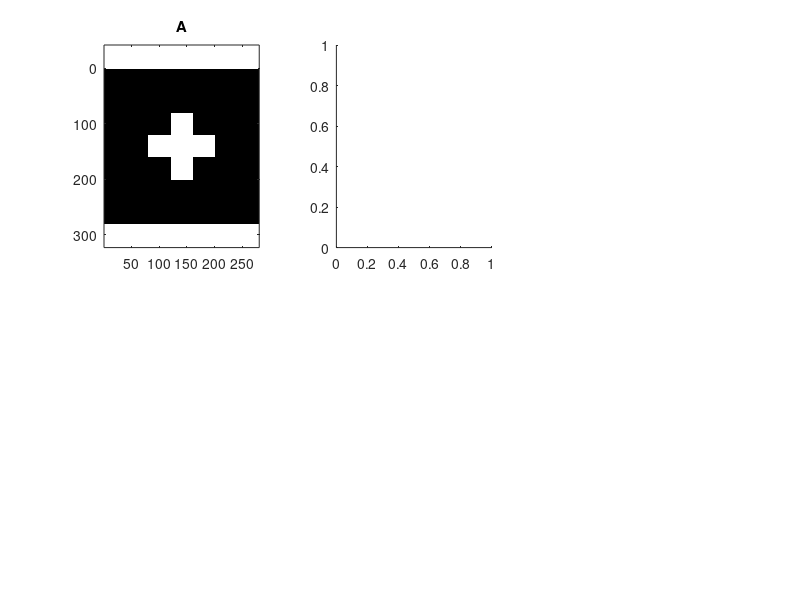

The MATLAB script that drew this image: (Note: this script raises an error after producing the figure.)
L = 40;
assert(rem(L*3, 3) == 0);
assert(rem(L, 4) == 0);
A_a = zeros(L, L);
A_b = ones(L, L);
A = logical([A_a A_b A_a; A_b A_b A_b; A_a A_b A_a;]);
I = padarray(A, [L*2, L*2], 0, 'both');

B1 = true(L-1, L/4-1);
B2_a = zeros(L/4-1, L/4-1);
B2_b = ones(L/4-1, L/4-1);
B2 = logical([B2_a B2_b B2_a; B2_b B2_b B2_b; B2_a B2_b B2_a;]);
B3 = true(L/2-1, L/2-1);

% Circle (B4)
% https://www.mathworks.com/matlabcentral/answers/495387-how-to-create-a-filled-circle-within-a-matrix
imageSizeX = L-1;
imageSizeY = L-1;
[columnsInImage, rowsInImage] = meshgrid(1:imageSizeX, 1:imageSizeY);
centerX = imageSizeX / 2;
centerY = imageSizeY / 2;
radius = L/2;
B4 = (rowsInImage - centerY).^2 ...
    + (columnsInImage - centerX).^2 <= radius.^2;

figure;
% (a)
subplot(231);
colormap(gray(256));
imagesc(I);
axis equal;
axis tight;
title({'A'});

subplot(232);
colormap(gray(256));
imagesc(IPerode(I, B4));
axis equal;
axis tight;
title({'(A ⊖ B^4)'});

subplot(233);
colormap(gray(256));
imagesc(IPdilate(IPerode(I, B4), B2));
axis equal;
axis tight;
title({'(A ⊖ B^4) \oplus B^2'});

subplot(235);
colormap(gray(256));
imagesc(B4);
axis equal;
axis tight;
title({'B^4'});

subplot(236);
colormap(gray(256));
imagesc(B2);
axis equal;
axis tight;
title({'B^2'});
sgtitle('(a)');

figure;
% (b)
subplot(231);
colormap(gray(256));
imagesc(I);
axis equal;
axis tight;
title({'A'});

subplot(232);
colormap(gray(256));
imagesc(IPerode(I, B1));
axis equal;
axis tight;
title({'(A ⊖ B^1)'});

subplot(233);
colormap(gray(256));
imagesc(IPdilate(IPerode(I, B1), B3));
axis equal;
axis tight;
title({'(A ⊖ B^1) \oplus B^3'});

subplot(235);
colormap(gray(256));
imagesc(B1);
axis equal;
axis tight;
title({'B^1'});

subplot(236);
colormap(gray(256));
imagesc(B3);
axis equal;
axis tight;
title({'B^3'});
sgtitle('(b)');

figure;
% (c)
subplot(231);
colormap(gray(256));
imagesc(I);
axis equal;
axis tight;
title({'A'});

subplot(232);
colormap(gray(256));
imagesc(IPdilate(I, B1));
axis equal;
axis tight;
title({'(A \oplus B^1)'});

subplot(233);
colormap(gray(256));
imagesc(IPdilate(IPdilate(I, B1), B3));
axis equal;
axis tight;
title({'(A \oplus B^1) \oplus B^3'});

subplot(235);
colormap(gray(256));
imagesc(B1);
axis equal;
axis tight;
title({'B^1'});

subplot(236);
colormap(gray(256));
imagesc(B3);
axis equal;
axis tight;
title({'B^3'});

sgtitle('(c)');